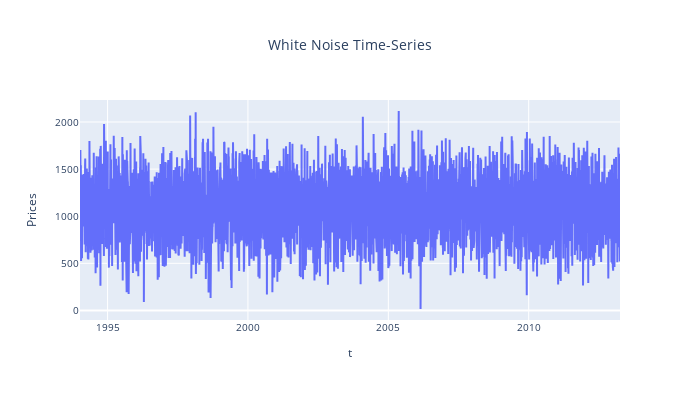

Source (notebook cell):
### Code cell
fig = go.Figure()

fig.add_trace(go.Scatter(x=df_comp.index, y=df["wn"],
            mode='lines',
            name="Normal Distribution"))

fig.update_layout(title_text="White Noise Time-Series", title_x=0.5,\
            xaxis_title='t', yaxis_title="Prices",\
            height = 400, width = 700, font={'size':10})

fig.show()

### Figure 1 — Plotly figure (JSON) as saved in the notebook; plotly's stock layout.template omitted (floating-point values rounded to 4 significant figures; data arrays with more than 128 entries replaced by an {"elided": "..."} marker saying what was removed)
{"data": [{"mode": "lines", "name": "Normal Distribution", "type": "scatter", "x": {"elided": "6269 str values"}, "y": {"elided": "5015 float values"}}], "layout": {"font": {"size": 10}, "height": 400, "title": {"text": "White Noise Time-Series", "x": 0.5}, "width": 700, "xaxis": {"title": {"text": "t"}}, "yaxis": {"title": {"text": "Prices"}}}}
